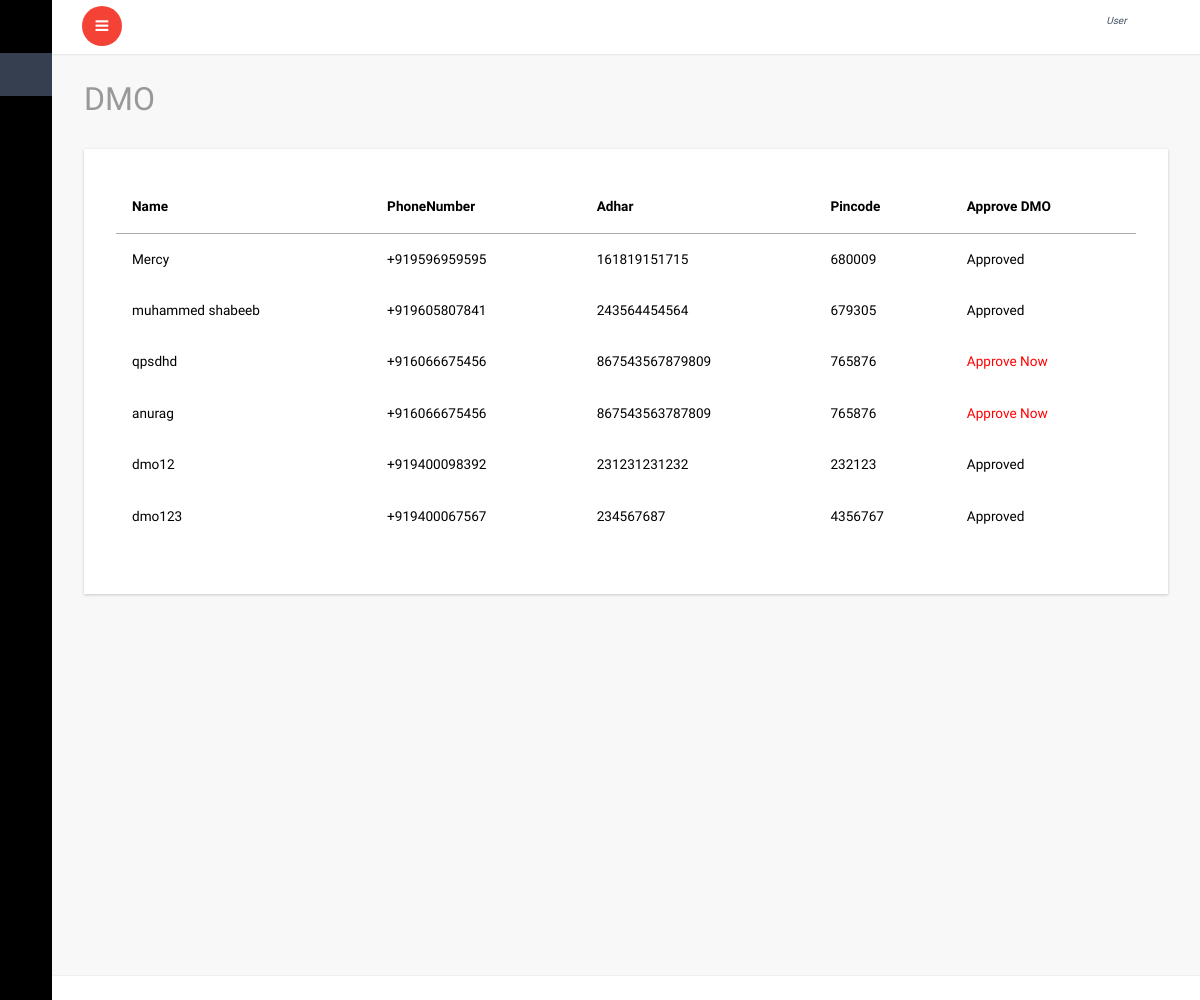
The page /all_dmo/ on the database its author committed.
### account/models.py (models this page shows, shortened)
class DMO(models.Model):
    user=models.OneToOneField(User,on_delete=models.CASCADE)
    name=models.CharField(max_length=30)
    phonenumber=PhoneNumberField()
    adhar=models.PositiveIntegerField(unique=True)
    pincode=models.PositiveIntegerField()
    status_appruval=models.BooleanField(default=False)

### account/views.py (the view)
# urls.py: path('all_dmo/',views.all_dmo,name='all_dmo'),
def all_dmo(request):
    c=DMO.objects.all()
    return render(request,'admin/dmo.html',{'c':c})

### templates/admin/dmo.html (shortened to what this page needs)
{% extends 'dashboard/index.html' %}
{% block content %}
			<div id="page-wrapper">
				<div class="graphs">
					<h3 class="blank1">DMO</h3>
					 <div class="xs tabls">
						<div class="bs-example4" data-example-id="contextual-table">
                            <table class="table">
                                {% if c %}
                                <thead>
                                    <tr>
                                      <th>Name</th>
                                      <th>PhoneNumber</th>
                                       <th>Adhar</th>
                                       <th>Pincode</th>
                                        <th>Approve DMO</th>
                                    </tr>
                                </thead>
                                <tbody>
                                    {% for l in c %}
                                    <tr>
                                        <td>{{l.name}}</td>
                                        <td>{{l.phonenumber}}</td>
                                        <td>{{l.adhar}}</td>
                                        <td>{{l.pincode}}</td>
                                     {% if l.status_appruval == True %}
                                        <td>Approved</td>
                                        {% else %}
                                        <td><a href="{% url 'dmoappruval' l.id %}" style="color: red;">Approve Now</a></td>
                                        {% endif %}
                                    </tr>
                                    {% endfor %}
                                </tbody>
                            </table>
                            {% else %}
                            <h4>No Centers Registerd For appruval</h4>
                            {% endif %}
					   </div>
						</div>
						</div>
					</div>
		{% endblock %}

### rows shown on the page
DMO: name "Mercy", phonenumber "+919596959595", adhar "161819151715", pincode "680009", status_appruval "Approved"
DMO: name "muhammed shabeeb", phonenumber "+919605807841", adhar "243564454564", pincode "679305", status_appruval "Approved"
DMO: name "qpsdhd", phonenumber "+916066675456", adhar "867543567879809", pincode "765876", status_appruval "Approve Now"
DMO: name "anurag", phonenumber "+916066675456", adhar "867543563787809", pincode "765876", status_appruval "Approve Now"
DMO: name "dmo12", phonenumber "+919400098392", adhar "231231231232", pincode "232123", status_appruval "Approved"
DMO: name "dmo123", phonenumber "+919400067567", adhar "234567687", pincode "4356767", status_appruval "Approved"
